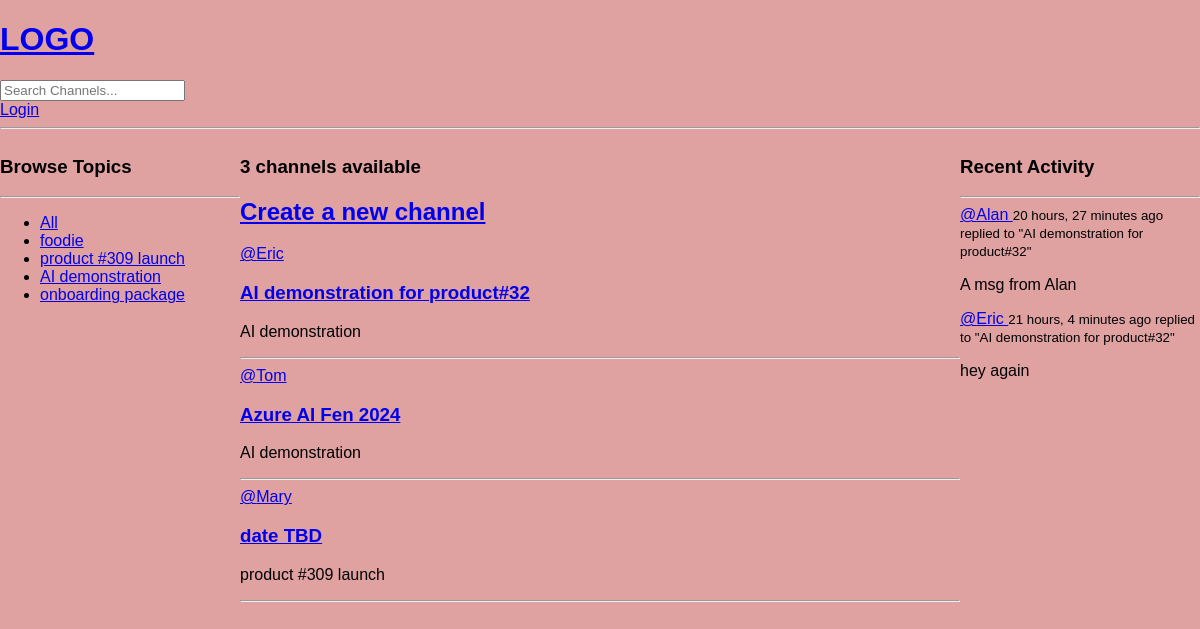
/, run on an earlier commit of the app's database.
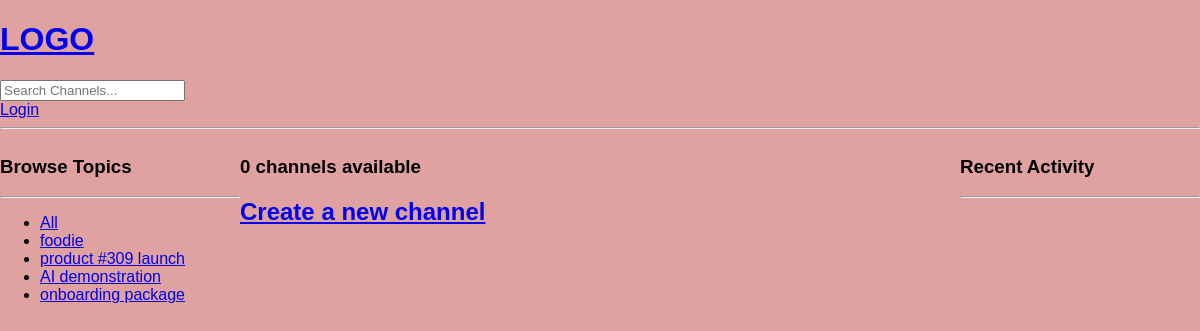
And on a later commit of the database.
### core/models.py (models this page shows, shortened)
class Topic(models.Model):
    name = models.CharField(max_length=160)

class Channel(models.Model):
    host = models.ForeignKey(User, on_delete=models.CASCADE, null=True)
    topic = models.ForeignKey(Topic, on_delete=models.SET_NULL, null=True)
    name = models.CharField(max_length=160)
    description = models.TextField(blank=True, null=True)
    participants = models.ManyToManyField(
        User, related_name='participants', blank=True)
    updated = models.DateTimeField(auto_now=True)
    created = models.DateTimeField(auto_now_add=True)
    class Meta:
        ordering = ['-updated', '-created']

class Message(models.Model):
    user = models.ForeignKey('auth.User', on_delete=models.CASCADE)
    channel = models.ForeignKey(Channel, on_delete=models.CASCADE)
    body = models.TextField()
    updated = models.DateTimeField(auto_now=True)
    created = models.DateTimeField(auto_now_add=True)
    class Meta:
        ordering = ['-updated', '-created']
    def __str__(self):
        return self.body[:50]

### core/views.py (the view)
# urls.py: path('', views.home, name='home'),
def home(request):
    q = request.GET.get('q') if request.GET.get('q') != None else ''
    channels = Channel.objects.filter(
        Q(topic__name__icontains=q) |
        Q(name__icontains=q) |
        Q(description__icontains=q)
    )
    topics = Topic.objects.all()
    channel_count = channels.count()
    channel_messages = Message.objects.filter(
        Q(channel__topic__name__icontains=q))
    context = {
        'channels': channels,
        'topics': topics,
        'channel_count': channel_count,
        'channel_messages': channel_messages
    }
    return render(request, 'core/home.html', context)

### core/templates/core/home.html (shortened to what this page needs)
{% extends "main.html" %}
{% block content %}
<div class="home-container">
    <div>
        {% include 'core/topic_component.html' %}
    </div>
    <div>
        <h3>{{channel_count}} channels available</h3>
        <h2><a href="{% url 'create-channel' %}">Create a new channel</a></h2>
        {% include 'core/feed_component.html' %}
    </div>
    <div>
        {% include 'core/activity_component.html' %}
    </div>
</div>
{% endblock content %}

### core/templates/core/topic_component.html
<h3>Browse Topics</h3>
<hr>
<ul>
    <li>
        <a href="{% url 'home' %}">All</a>
    </li>
    {% for topic in topics %}
    <li>
        <a href="{% url 'home' %}?q={{topic.name}}">{{topic.name}}</a>
    </li>
    {% endfor %}

### core/templates/core/feed_component.html (shortened to what this page needs)
<div>
    {% for channel in channels %}
    <div>
        <a href="{% url 'user-profile' channel.host.id %}">
            @{{channel.host.username}}
        </a>
        <h3>
            <a href="{% url 'channel' channel.id %}">
                {{channel.name}}
            </a>
        </h3>
        <p>{{channel.topic.name}}</p>
        <hr>
    </div>
    {% endfor %}
</div>

### core/templates/core/activity_component.html (shortened to what this page needs)
<h3> Recent Activity</h3>
<hr>
{% for message in channel_messages %}
<div>
    <a href="{% url 'user-profile' message.user.id %}">
        @{{ message.user.username }}
    </a>
    <small> {{ message.created | timesince }} ago </small>
    <small>replied to "{{ message.channel.name }}"</small>
    <p>{{ message }}</p>
</div>
{% endfor %}

What changed in the data, as far as the page shows it:
removed Channel: host.username "Eric", name "AI demonstration for product#32", topic.name "AI demonstration"
removed Channel: host.username "Tom", name "Azure AI Fen 2024", topic.name "AI demonstration"
removed Channel: host.username "Mary", name "date TBD", topic.name "product #309 launch"
removed Message: user.username "Alan", created "20 hours, 27 minutes", channel.name "AI demonstration for product#32", body "A msg from Alan"
removed Message: user.username "Eric", created "21 hours, 4 minutes", channel.name "AI demonstration for product#32", body "hey again"
Also different on the page:
{{ channel_count }}: "3" → "0"
